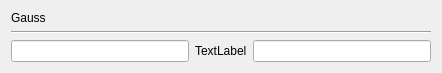
<?xml version="1.0" encoding="UTF-8"?>
<ui version="4.0">
 <class>functionGauss</class>
 <widget class="QWidget" name="functionGauss">
  <property name="geometry">
   <rect>
    <x>0</x>
    <y>0</y>
    <width>442</width>
    <height>73</height>
   </rect>
  </property>
  <property name="windowTitle">
   <string>Form</string>
  </property>
  <layout class="QVBoxLayout" name="verticalLayout">
   <item>
    <widget class="QLabel" name="label">
     <property name="text">
      <string>Gauss</string>
     </property>
    </widget>
   </item>
   <item>
    <widget class="Line" name="line">
     <property name="orientation">
      <enum>Qt::Horizontal</enum>
     </property>
    </widget>
   </item>
   <item>
    <layout class="QHBoxLayout" name="horizontalLayout">
     <item>
      <widget class="QLineEdit" name="lineEdit"/>
     </item>
     <item>
      <widget class="QLabel" name="label_2">
       <property name="text">
        <string>TextLabel</string>
       </property>
      </widget>
     </item>
     <item>
      <widget class="QLineEdit" name="lineEdit_2"/>
     </item>
    </layout>
   </item>
  </layout>
 </widget>
 <resources/>
 <connections/>
</ui>
